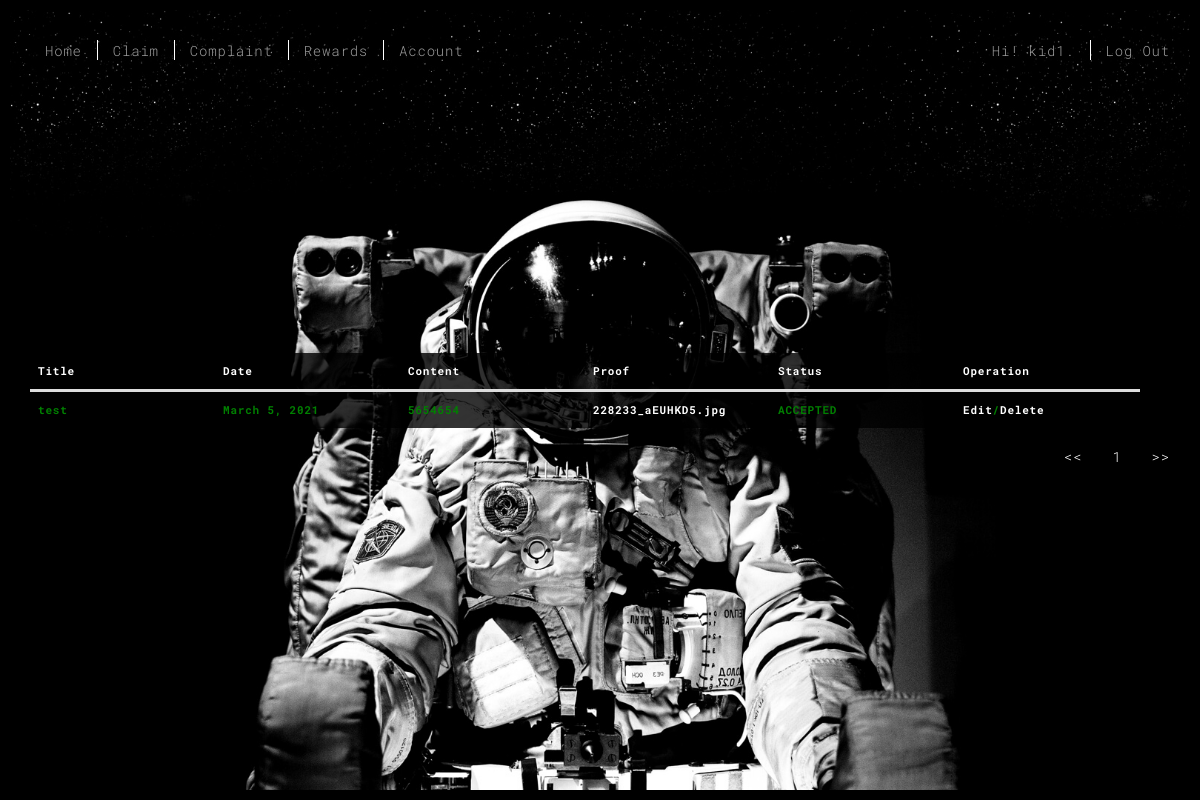
The app's page /claim/claim_history.html (signed in), older data.
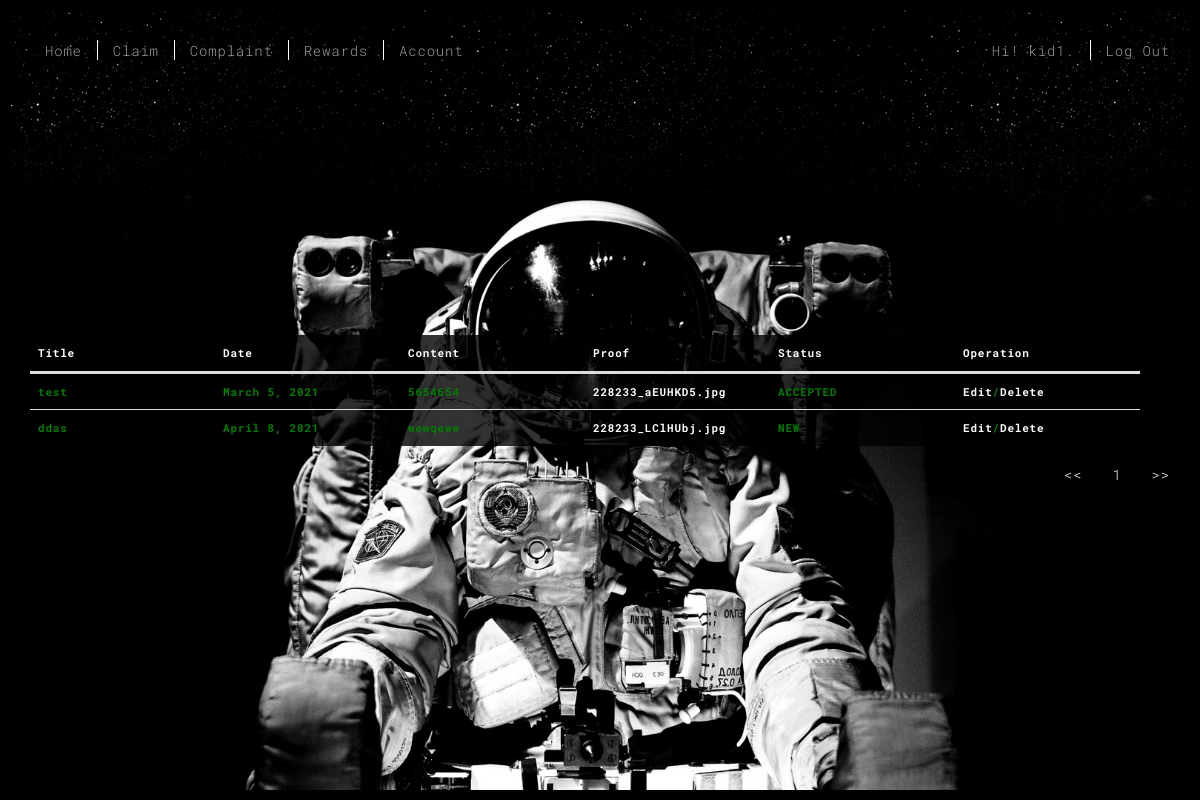
The same page, newer data.
### claim/models.py (models this page shows, shortened)
class ClaimList(models.Model):
    NEW = 'NEW'
    ACCEPTED = 'Accepted'
    DECLINED = 'Declined'
    APPROVAL_STATUS_CHOICES = [
        (ACCEPTED, 'Accepted'),
        (DECLINED, 'Declined'),
        (NEW, 'New Claim'),
    ]
    user = models.ForeignKey(User, on_delete=models.CASCADE, default=None)
    claim_title = models.CharField(max_length=20, )
    filed_date = models.DateField(default = date.today)
    content = models.CharField(max_length=100)
    status = models.CharField(max_length=10, choices=APPROVAL_STATUS_CHOICES, default=NEW)
    uploads = models.FileField(upload_to="uploads/")

### claim/views.py (the view)
# urls.py: path('claim_history.html', views.claim_history, name = 'claim_history'),
@kid_required
def claim_history(request):
    all_claims = ClaimList.objects.filter(user = request.user)
    paginator= Paginator(all_claims, 10)
    page = request.GET.get("page")
    all_claims = paginator.get_page(page)
    return render(request, "claim_history.html", {"all_claims":all_claims, })

### claim/templatetags/custom_extras.py (called while the page is built)
@register.filter(name='trim')
def trim(text, s=None, e=None, j=None):
    return text[s:e:j]

### user_app/decorator.py (called while the page is built)
def kid_required(function=None, redirect_field_name=REDIRECT_FIELD_NAME, login_url='login_kid'):
    actual_decorator = user_passes_test(
        lambda u: u.is_authenticated and u.is_active and u.is_kid,
        login_url=login_url,
        redirect_field_name=redirect_field_name
    )
    if function:
        return actual_decorator(function)
    return actual_decorator

### claim/templates/claim_history.html (shortened to what this page needs)
{% extends 'base.html' %}
{% load custom_extras %}
{% load static %}
{% block table %}
        <table class="table" style="color: green">
            <thead>
                <tr>
                    <th>Title</th>
                    <th>Date</th>
                    <th>Content</th>
                    <th>Proof</th>
                    <th>Status</th>
                    <th>Operation</th>
                </tr>
            </thead>
            <tbody>
                {% for obj in all_claims%}
                <tr>
                    <td>{{ obj.claim_title}}</td>
                    <td>{{ obj.filed_date}}</td>
                    <td>{{ obj.content}}</td>
                    <td><a href="{{ obj.uploads.url }}">{{ obj.uploads.name|trim:8 }}</a></td>
                    <td>{{ obj.status}}</td>
                    <td><a href="{% url 'edit' obj.id %}">Edit</a>/<a href="{% url 'delete' obj.id %}">Delete</a></td>
                </tr>
                 {%endfor%}
            </tbody>
        </table>
        <ul class="nav navbar-nav navbar-right">
            <li class="page-item"><a class="page-link" href="?page=1" tabindex="-1" aria-disabled="true"><<</a></li>
            <li class="page-item"><a class="page-link" href="?page={{ all_claims.number }}">{{ all_claims.number }}</a></li>
            <li class="page-item"><a class="page-link" href="?page={{ all_claims.paginator.num_pages}}">>></a>
            </li>
        </ul>
{%endblock table%}

Row changes from the older to the newer data that the page shows:
added ClaimList: claim_title "ddas", filed_date "April 8, 2021", content "wewqewe", uploads.name "228233_LClHUbj.jpg", status "NEW"
